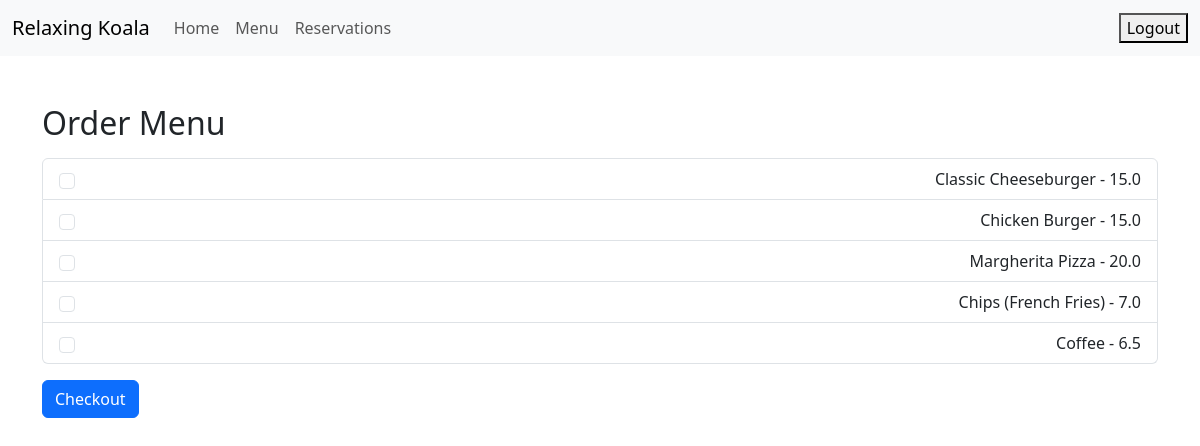
The app's page /menu/order/ (signed in), older data.
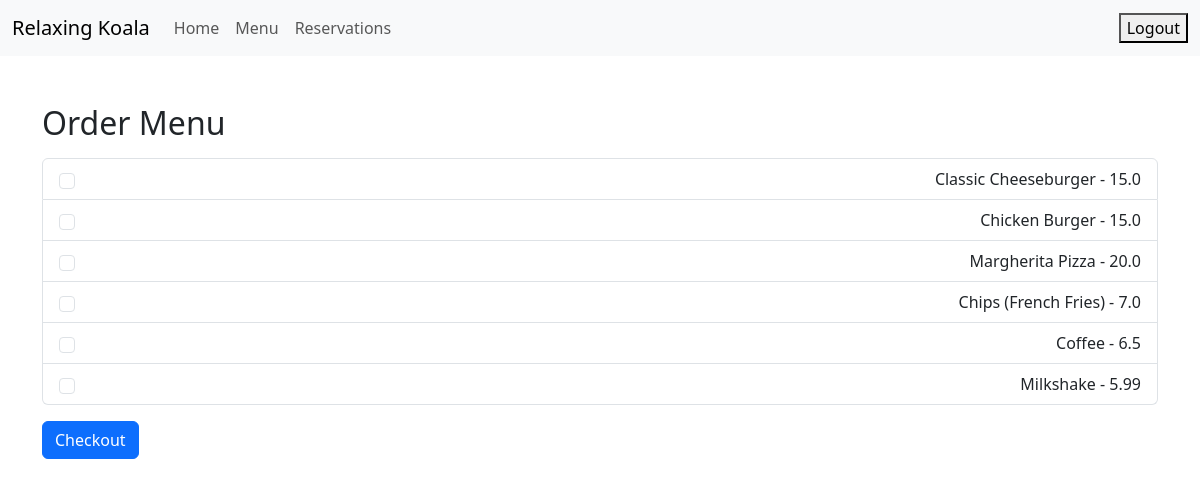
The same page, newer data.
### menu/models.py (models this page shows, shortened)
class MenuItem(models.Model):
    name = models.CharField(max_length=255)
    description = models.TextField()
    price = models.FloatField()
    available = models.BooleanField(default=True)
    inventory_item = models.ForeignKey(
        Inventory,
        on_delete=models.CASCADE,
        related_name='menu_items',
        default=1
    )

### menu/views.py (the view)
# urls.py: path('order/', order_menu, name='order_menu'),
@login_required
def order_menu(request):
    menu_items = MenuItem.objects.filter(available=True)
    return render(request, 'menu/order.html', {'menu_items': menu_items})

### menu/templates/menu/order.html (shortened to what this page needs)
<!DOCTYPE html>
<html lang="en">
<head>
    <link href="https://cdn.jsdelivr.net/npm/bootstrap@5.3.3/dist/css/bootstrap.min.css" rel="stylesheet"
>
</head>
<body>
    <nav class="navbar navbar-expand-lg navbar-light bg-light">
        <div class="container-fluid">
            <a class="navbar-brand" href="{% url 'home' %}">Relaxing Koala</a>
            <div class="collapse navbar-collapse" id="navbarNav">
                <ul class="navbar-nav me-auto">
                    <li class="nav-item">
                        <a class="nav-link" href="{% url 'home' %}">Home</a>
                    </li>
                    <li class="nav-item">
                        <a class="nav-link" href="{% url 'menu:order_menu' %}">Menu</a>
                    </li>
                    <li class="nav-item">
                        <a class="nav-link" href="{% url 'reservations:reserve_table' %}">Reservations</a>
                    </li>
                </ul>
                <ul class="navbar-nav ms-auto">
                    {% if user.is_authenticated %}
                    <li class="nav-item">
                        <form id="logout-form" method="post" action="{% url 'logout' %}">
                            <button type="submit">Logout</button>
                        </form>
                    </li>
                    {% else %}
                    <li class="nav-item">
                        <a class="nav-link" href="{% url 'login' %}">Login</a>
                    </li>
                    {% endif %}
                </ul>
            </div>
        </div>
    </nav>
    <div class="container mt-5">
        <h2>Order Menu</h2>
        <form method="POST" action="{% url 'menu:checkout_order' %}" class="mt-3">
            <ul class="list-group">
                {% for item in menu_items %}
                <li class="list-group-item d-flex justify-content-between align-items-center">
                    <input type="checkbox" class="form-check-input me-1" name="ordered_menu_items"
                        value="{{ item.id }}">
                    {{ item.name }} - {{ item.price }}
                </li>
                {% endfor %}
            </ul>
            <button type="submit" class="btn btn-primary mt-3">Checkout</button>
        </form>
    </div>
</body>
</html>

Row changes from the older to the newer data that the page shows:
added MenuItem: name "Milkshake", price "5.99"
